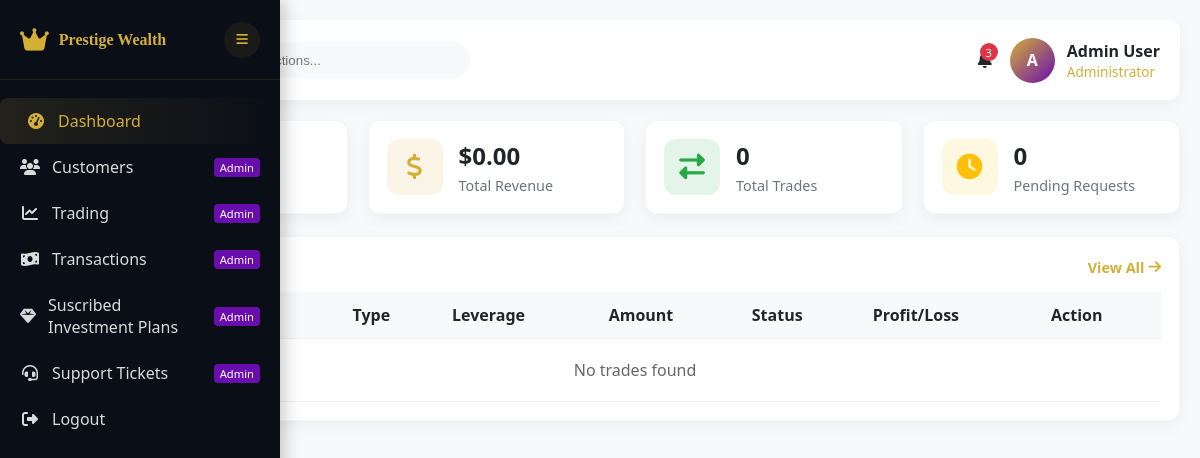
Page /customer/trade/ (signed in) on the earlier database version.
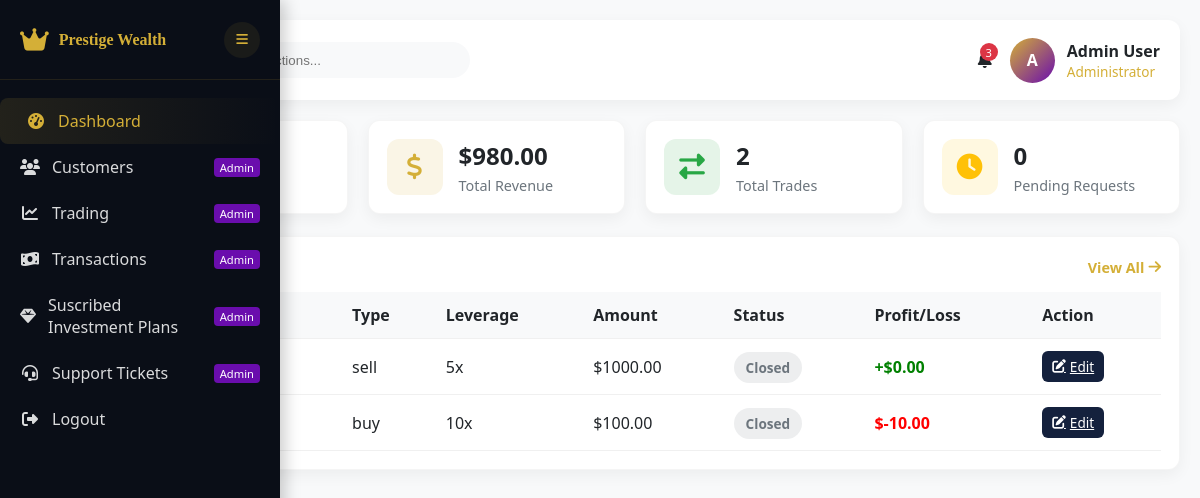
Same page on the later database version.
### trade/models/trade.py (models this page shows, shortened)
class Trade(BaseModel):
    TRADE_TYPE_CHOICES = [
        ("buy", "Buy"),
        ("sell", "Sell"),
    ]
    SYMBOL_CHOICES = [
        ("BTC/USD", "BTC/USD"),
        ("ETH/USD", "ETH/USD"),
    ]
    LEVERAGE_CHOICES = [
        ("1x", "1x"),
        ("5x", "5x"),
        ("10x", "10x"),
        ("25x", "25x"),
        ("50x", "50x"),
    ]
    STATUS = [
        ("open", "open"),
        ("closed", "closed"),
    ]
    customer = models.ForeignKey(
        Customer, on_delete=models.CASCADE, null=True, blank=True
    )
    trade_type = models.CharField(
        max_length=4, choices=TRADE_TYPE_CHOICES, default="buy"
    )
    symbol = models.CharField(
        max_length=10, choices=SYMBOL_CHOICES, null=True, blank=True
    )
    amount = models.DecimalField(max_digits=12, decimal_places=2)
    status = models.CharField(
        max_length=100, null=True, blank=True, choices=STATUS, default="open"
    )
    leverage = models.CharField(max_length=3, choices=LEVERAGE_CHOICES, default="1x")
    stop_loss = models.DecimalField(
        max_digits=12, decimal_places=2, null=True, blank=True
    )
    take_profit = models.DecimalField(
        max_digits=12, decimal_places=2, null=True, blank=True
    )
    profit_loss = models.DecimalField(max_digits=11, decimal_places=2, default=0.00)
    allow_close_trade = models.BooleanField(default=False)

### trade/views.py (the view)
# urls.py: path("customer/trade/", customer_trade, name="customer_trade"),
@login_required
def customer_trade(request):
    trades = Trade.objects.select_related("customer").all()
    total_users = Customer.objects.count()
    total_revenue = Account.objects.aggregate(total=Sum("balance"))["total"] or 0
    total_trades = trades.count()
    pending_requests = trades.filter(status="open").count()
    context = {
        "trades": trades,
        "total_users": total_users,
        "total_revenue": total_revenue,
        "total_trades": total_trades,
        "pending_requests": pending_requests,
    }
    return render(request, "agent/trades.html", context)

### templates/agent/trades.html (shortened to what this page needs)
{% extends 'agent/base.html' %}
{% load static %}
{% block content %}
<div class="main-content" id="mainContent">
  <header class="top-header">
    <div style="display:flex;align-items:center;gap:12px">
      <div class="search-box">
        <input placeholder="Search users, transactions..." />
      </div>
    </div>
    <div class="user-menu">
      <div class="notification" id="notificationIcon">
        <span id="notifCount" class="notification-badge">3</span>
      </div>
      <div class="user-profile">
        <div class="user-avatar">A</div>
        <div style="display:flex;flex-direction:column;text-align:left">
          <div style="font-weight:700">Admin User</div>
          <div style="color:var(--primary-gold);font-size:.85rem">Administrator</div>
        </div>
      </div>
    </div>
  </header>
  <div class="stats-grid">
    <div class="stat-card">
      <div class="stat-icon users-icon"></div>
      <div class="stat-info">
        <h3>{{ total_users }}</h3>
        <p>Total Users</p>
      </div>
    </div>
    <div class="stat-card">
      <div class="stat-icon revenue-icon"><i class="fas fa-dollar-sign"></i></div>
      <div class="stat-info">
        <h3>${{ total_revenue|floatformat:2 }}</h3>
        <p>Total Revenue</p>
      </div>
    </div>
    <div class="stat-card">
      <div class="stat-icon trades-icon"><i class="fas fa-exchange-alt"></i></div>
      <div class="stat-info">
        <h3>{{ total_trades }}</h3>
        <p>Total Trades</p>
      </div>
    </div>
    <div class="stat-card">
      <div class="stat-icon pending-icon"><i class="fas fa-clock"></i></div>
      <div class="stat-info">
        <h3>{{ pending_requests }}</h3>
        <p>Pending Requests</p>
      </div>
    </div>
  </div>
  <div class="data-container">
    <h3 style="display:flex;justify-content:space-between;align-items:center;">
      <a href="#" class="view-all">View All <i class="fas fa-arrow-right"></i></a>
    </h3>
    <table class="table">
      <thead>
        <tr>
          <th>User</th>
          <th>Symbol</th>
          <th>Type</th>
          <th>Leverage</th>
          <th>Amount</th>
          <th>Status</th>
          <th>Profit/Loss</th>
          <th>Action</th>
        </tr>
      </thead>
      <tbody>
        {% for trade in trades %}
        <tr>
          <td>{{ trade.customer.full_name }}</td>
          <td>{{ trade.symbol }}</td>
          <td>{{ trade.trade_type }}</td>
          <td>{{ trade.leverage }}</td>
          <td>${{ trade.amount }}</td>
          <td>
            {% if trade.status == "open" %}
              <span class="status-badge status-active">Open</span>
            {% else %}
              <span class="status-badge status-inactive">Closed</span>
            {% endif %}
          </td>
          <td>
            {% if trade.profit_loss >= 0 %}
              <span style="color:green;font-weight:600;">+${{ trade.profit_loss }}</span>
            {% else %}
              <span style="color:red;font-weight:600;">${{ trade.profit_loss }}</span>
            {% endif %}
          </td>
          <td>
            <a href="{% url 'trade:edit_trade' trade.id %}" class="btn-action btn-view">
              <i class="fas fa-edit"></i> Edit
            </a>
          </td>
        </tr>
        {% empty %}
        <tr>
          <td colspan="8" style="text-align:center;color:#666;padding:20px;">
            No trades found
          </td>
        </tr>
        {% endfor %}
      </tbody>
    </table>
  </div>
</div>
{% endblock content %}

### templates/agent/base.html (shortened to what this page needs)
<!DOCTYPE html>
<html lang="en">
<head>
  <link rel="stylesheet" href="https://cdnjs.cloudflare.com/ajax/libs/font-awesome/6.4.0/css/all.min.css"/>
</head>
<body>
  <div class="dashboard-container">
    <aside class="sidebar" id="sidebar">
      <div class="sidebar-header">
        <div class="logo"><i class="fas fa-crown"></i><span class="logo-text">Prestige Wealth</span></div>
        <button id="toggleSidebar" class="toggle-btn"><i class="fas fa-bars"></i></button>
      </div>
      <nav class="sidebar-menu">
        <ul>
          <li><a href="{% url 'trade:prestige_wealth' %}" class="active"><i class="fas fa-tachometer-alt"></i><span class="menu-text">Dashboard</span></a></li>
          <li><a href="{% url 'trade:customers' %}"><i class="fas fa-users"></i><span class="menu-text">Customers</span><span class="admin-badge">Admin</span></a></li>
          <li><a href="{% url 'trade:customer_trade' %}"><i class="fas fa-chart-line"></i><span class="menu-text">Trading</span><span class="admin-badge">Admin</span></a></li>
          <li><a href="{% url 'trade:transactions' %}"><i class="fas fa-money-bill-wave"></i><span class="menu-text">Transactions</span><span class="admin-badge">Admin</span></a></li>
          <li><a href="##"><i class="fas fa-gem"></i><span class="menu-text">Suscribed Investment Plans</span><span class="admin-badge">Admin</span></a></li>
          <li><a href="{% url 'trade:support_chat' %}"><i class="fas fa-headset"></i><span class="menu-text">Support Tickets</span><span class="admin-badge">Admin</span></a></li>
          <li><a href="{% url 'accounts:logout_view' %}"><i class="fas fa-sign-out-alt"></i><span class="menu-text">Logout</span></a></li>
        </ul>
      </nav>
    </aside>
    {% block content %}
    {% endblock content %}
  </div>
</body>
</html>

Differences in the rows shown:
added Trade: trade_type "sell", leverage "5x", amount "1000.00", status "Closed", profit_loss "0.00"
added Trade: trade_type "buy", leverage "10x", amount "100.00", status "Closed", profit_loss "-10.00"
Other differences:
{{ total_revenue|floatformat:2 }}: "0.00" → "980.00"
{{ total_trades }}: "0" → "2"
text no longer shown: "No trades found"
